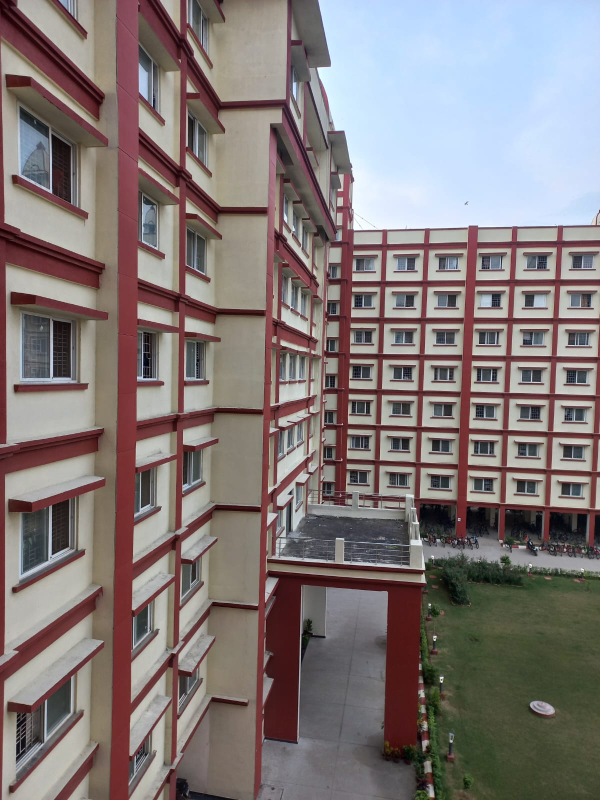
#> input picture c.jpeg, 1200 x 1600 px (shown at 1/2 size)
$ python final.py
#> lines starting #> are read from the running program, lines starting #| are printed output that depends on the picture
import imutils
import cv2
import numpy as np

# Defining the required functions
class Panaroma:

    def image_stitch(self, images, lowe_ratio=0.75, max_Threshold=4.0,match_status=False):

        #detect the features and keypoints from SIFT
        (imageB, imageA) = images
        (KeypointsA, features_of_A) = self.Detect_Feature_And_KeyPoints(imageA)
        (KeypointsB, features_of_B) = self.Detect_Feature_And_KeyPoints(imageB)

        #got the valid matched points
        Values = self.matchKeypoints(KeypointsA, KeypointsB,features_of_A, features_of_B, lowe_ratio, max_Threshold)

        if Values is None:
            return None

        #to get perspective of image using computed homography
        (matches, Homography, status) = Values
        result_image = self.getwarp_perspective(imageA,imageB,Homography)
        result_image[0:imageB.shape[0], 0:imageB.shape[1]] = imageB

        # check to see if the keypoint matches should be visualized
        if match_status:
            vis = self.draw_Matches(imageA, imageB, KeypointsA, KeypointsB, matches,status)

            return (result_image, vis)

        return result_image

    def getwarp_perspective(self,imageA,imageB,Homography):
        val = imageA.shape[1] + imageB.shape[1]
        result_image = cv2.warpPerspective(imageA, Homography, (val , imageA.shape[0]))

        return result_image

    def Detect_Feature_And_KeyPoints(self, image):
        gray = cv2.cvtColor(image, cv2.COLOR_BGR2GRAY)

        # detect and extract features from the image
        descriptors = cv2.xfeatures2d.SIFT_create()
        (Keypoints, features) = descriptors.detectAndCompute(image, None)

        Keypoints = np.float32([i.pt for i in Keypoints])
        return (Keypoints, features)

    def get_Allpossible_Match(self,featuresA,featuresB):

        # compute the all matches using euclidean distance and opencv provide
        #DescriptorMatcher_create() function for that
        match_instance = cv2.DescriptorMatcher_create("BruteForce")
        All_Matches = match_instance.knnMatch(featuresA, featuresB, 2)

        return All_Matches

    def All_validmatches(self,AllMatches,lowe_ratio):
        #to get all valid matches according to lowe concept..
        valid_matches = []

        for val in AllMatches:
            if len(val) == 2 and val[0].distance < val[1].distance * lowe_ratio:
                valid_matches.append((val[0].trainIdx, val[0].queryIdx))

        return valid_matches

    def Compute_Homography(self,pointsA,pointsB,max_Threshold):
        #to compute homography using points in both images

        (H, status) = cv2.findHomography(pointsA, pointsB, cv2.RANSAC, max_Threshold)
        return (H,status)

    def matchKeypoints(self, KeypointsA, KeypointsB, featuresA, featuresB,lowe_ratio, max_Threshold):

        AllMatches = self.get_Allpossible_Match(featuresA,featuresB);
        valid_matches = self.All_validmatches(AllMatches,lowe_ratio)

        if len(valid_matches) > 4:
            # construct the two sets of points
            pointsA = np.float32([KeypointsA[i] for (_,i) in valid_matches])
            pointsB = np.float32([KeypointsB[i] for (i,_) in valid_matches])

            (Homograpgy, status) = self.Compute_Homography(pointsA, pointsB, max_Threshold)

            return (valid_matches, Homograpgy, status)
        else:
            return None

    def get_image_dimension(self,image):
        (h,w) = image.shape[:2]
        return (h,w)

    def get_points(self,imageA,imageB):

        (hA, wA) = self.get_image_dimension(imageA)
        (hB, wB) = self.get_image_dimension(imageB)
        vis = np.zeros((max(hA, hB), wA + wB, 3), dtype="uint8")
        vis[0:hA, 0:wA] = imageA
        vis[0:hB, wA:] = imageB

        return vis


    # This method is used to draw lines on the panorama component images to show matching features
    def draw_Matches(self, imageA, imageB, KeypointsA, KeypointsB, matches, status):

        (hA,wA) = self.get_image_dimension(imageA)
        vis = self.get_points(imageA,imageB)

        # loop over the matches
        for ((trainIdx, queryIdx), s) in zip(matches, status):
            if s == 1:
                ptA = (int(KeypointsA[queryIdx][0]), int(KeypointsA[queryIdx][1]))
                ptB = (int(KeypointsB[trainIdx][0]) + wA, int(KeypointsB[trainIdx][1]))
                cv2.line(vis, ptA, ptB, (0, 255, 0), 1)

        return vis


#add filenames here

filename = ['c.jpeg', 'a.jpeg']
no_of_images = len(filename)

images = []

for i in range(no_of_images):
    images.append(cv2.imread(filename[i]))

#Resizing the Images

for i in range(no_of_images):
    images[i] = imutils.resize(images[i],height=600, width=600)
#> after the loop, images = 2 items

#Denoising the Images
#for i in range(no_of_images):
#   images[i] = cv2.fastNlMeansDenoisingColored(images[i], None,10,10,7,21)


panaroma = Panaroma()
if no_of_images==2:
    (result, matched_points) = panaroma.image_stitch([images[0], images[1]], match_status=True)
#> in image_stitch, `(imageB, imageA) = images`:
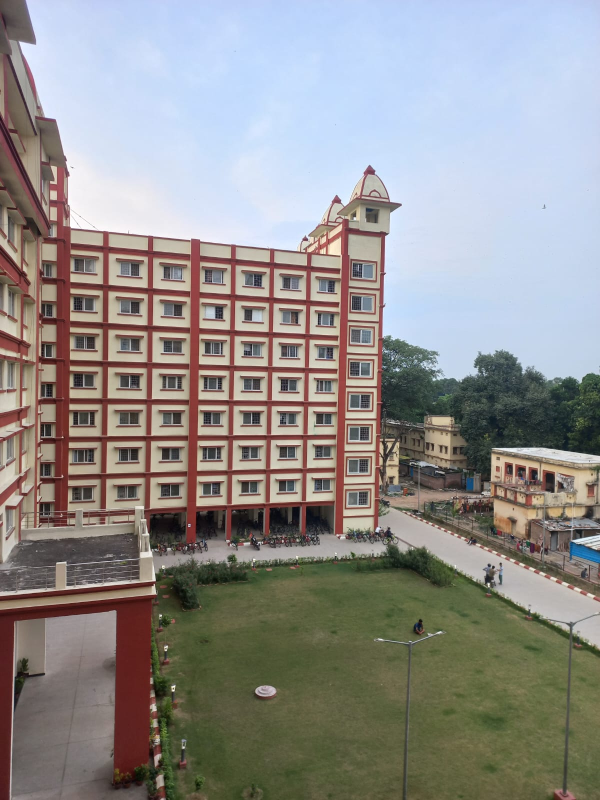
#> imageA: shape (800, 600, 3); mean of channels 0, 1, 2 141, 142.8, 144.9; drawn as B, G, R
#> in Detect_Feature_And_KeyPoints, `gray = cv2.cvtColor(image, cv2.COLOR_BGR2GRAY)`:
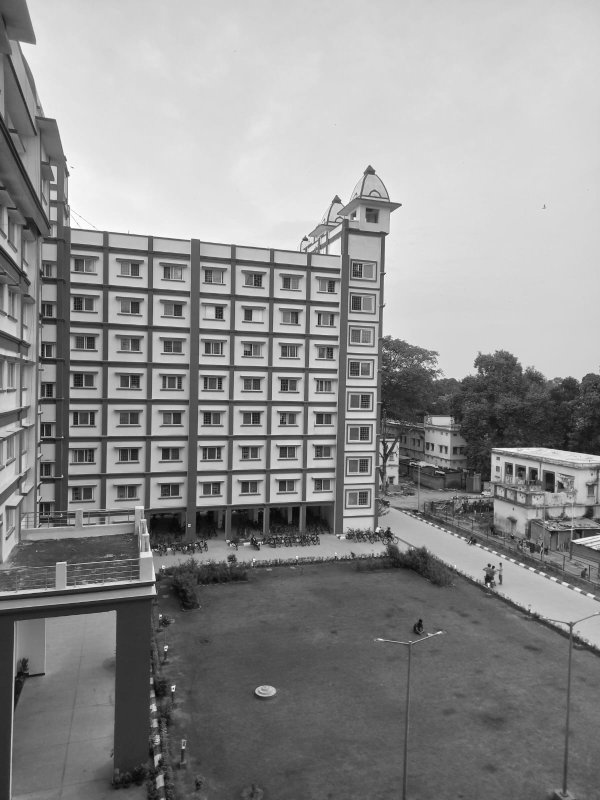
#> gray: shape (800, 600); min 6, max 255, mean 143.2
#> in Detect_Feature_And_KeyPoints, `(Keypoints, features) = descriptors.detectAndCompute(image, None)`: Keypoints = 2369 keypoints; strongest (x, y, size): (488, 584, 1.8), (305, 239, 3), (153, 707, 4.8), (153, 591, 5.4)
#> in Detect_Feature_And_KeyPoints, `Keypoints = np.float32([i.pt for i in Keypoints])`: Keypoints = 2369 pairs, first value 2.39 to 596.6, second value 37.78 to 796.1
#> in image_stitch, `(KeypointsA, features_of_A) = self.Detect_Feature_And_KeyPoints(imageA)`: KeypointsA has the same summary as Keypoints in Detect_Feature_And_KeyPoints
#> in Detect_Feature_And_KeyPoints (call 2), `gray = cv2.cvtColor(image, cv2.COLOR_BGR2GRAY)`:
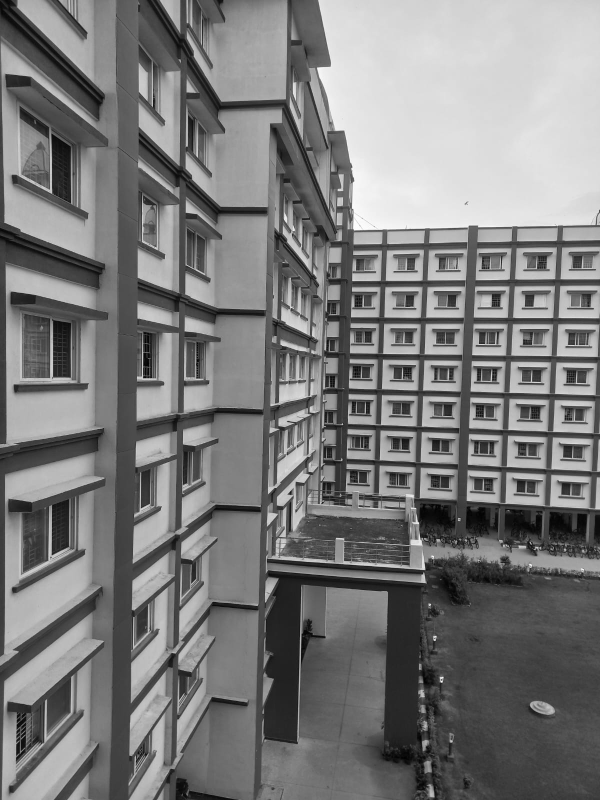
#> gray: shape (800, 600); min 1, max 254, mean 123.4
#> in Detect_Feature_And_KeyPoints (call 2), `(Keypoints, features) = descriptors.detectAndCompute(image, None)`: Keypoints = 2179 keypoints; strongest (x, y, size): (290, 493, 2.4), (441, 678, 2.1), (423, 568, 3), (422, 579, 5.3)
#> in Detect_Feature_And_KeyPoints (call 2), `Keypoints = np.float32([i.pt for i in Keypoints])`: Keypoints = 2179 pairs, first value 2.3 to 597.2, second value 4.96 to 794.9
#> in image_stitch, `(KeypointsB, features_of_B) = self.Detect_Feature_And_KeyPoints(imageB)`: KeypointsB has the same summary as Keypoints in Detect_Feature_And_KeyPoints
#> in get_Allpossible_Match, `All_Matches = match_instance.knnMatch(featuresA, featuresB, 2)`: All_Matches = 2369 matches
#> after the loop in All_validmatches, `for val in AllMatches:`: valid_matches = 555 pairs, first value 3 to 2141, second value 5 to 2193
#> in matchKeypoints, `pointsA = np.float32([KeypointsA[i] for (_,i) in valid_matches])`: pointsA = 555 pairs, first value 4.47 to 536.4, second value 37.78 to 793.6
#> in matchKeypoints, `pointsB = np.float32([KeypointsB[i] for (i,_) in valid_matches])`: pointsB = 555 pairs, first value 6.97 to 580, second value 62.57 to 790.6
#> in Compute_Homography, `(H, status) = cv2.findHomography(pointsA, pointsB, cv2.RANSAC, max_Thr..`: H = [[0.549, -0.00698, 299], [-0.284, 0.893, 35.75], [-0.000758, 2.25e-05, 1]]; status = 555 values, max 1 at index 0, min 0 at index 3, mean 0.795
#> in matchKeypoints, `(Homograpgy, status) = self.Compute_Homography(pointsA, pointsB, max_T..`: Homograpgy has the same summary as H in Compute_Homography
#> in image_stitch, `(matches, Homography, status) = Values`: matches has the same summary as valid_matches in All_validmatches; Homography has the same summary as H in Compute_Homography
#> in image_stitch, `result_image[0:imageB.shape[0], 0:imageB.shape[1]] = imageB`:
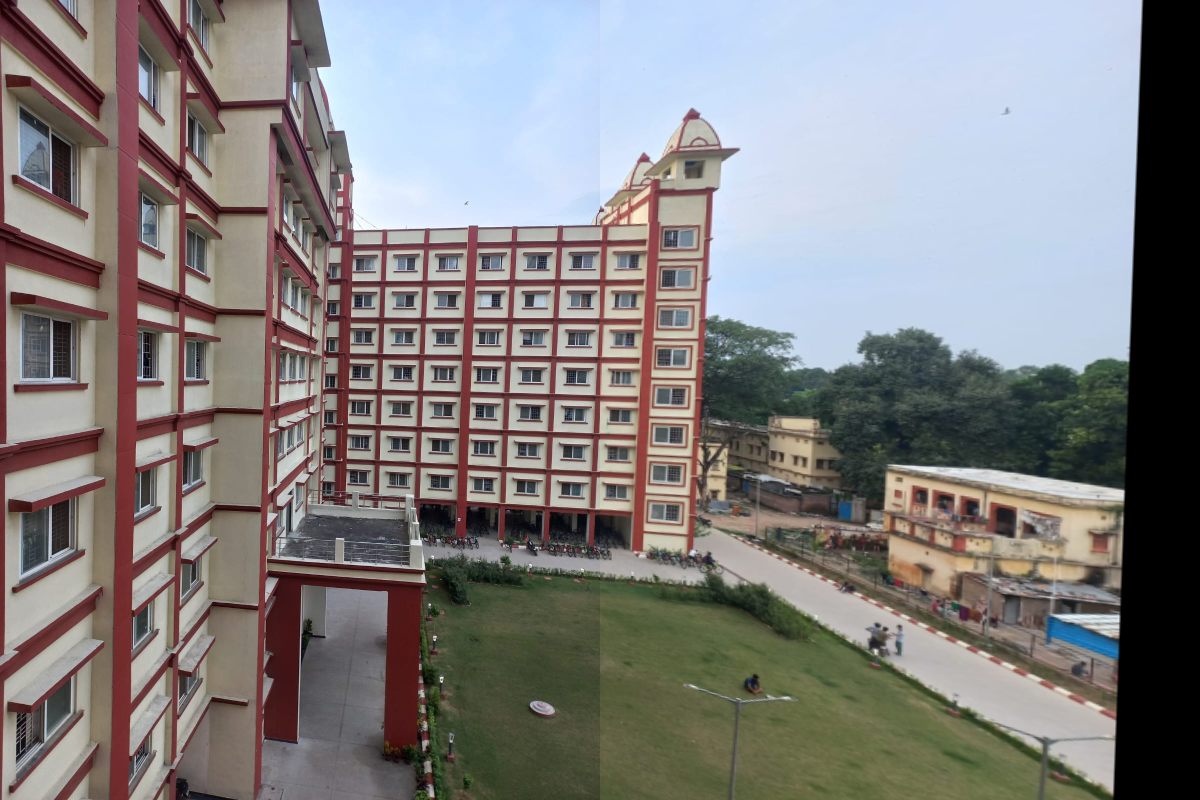
#> result_image: shape (800, 1200, 3); mean of channels 0, 1, 2 127.3, 127.5, 130.2; drawn as B, G, R
#> in draw_Matches, `(hA,wA) = self.get_image_dimension(imageA)`: hA = 800; wA = 600
#> in get_points, `(hA, wA) = self.get_image_dimension(imageA)`: hA = 800; wA = 600
#> in get_points, `(hB, wB) = self.get_image_dimension(imageB)`: hB = 800; wB = 600
#> in get_points, `vis[0:hB, wA:] = imageB`:
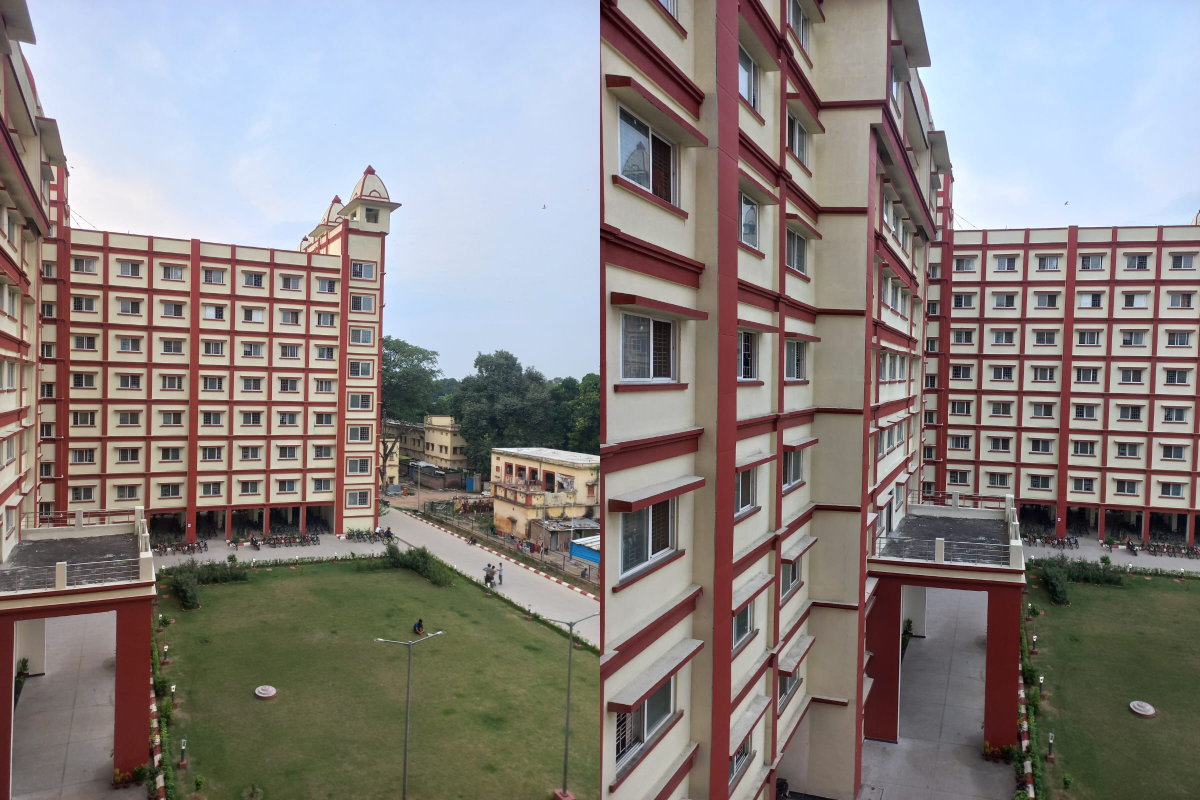
#> vis: shape (800, 1200, 3); mean of channels 0, 1, 2 130.4, 131.7, 137.6; drawn as B, G, R
#> the loop in draw_Matches, `for ((trainIdx, queryIdx), s) in zip(matches, status):` made 555 passes
#> (trainIdx, queryIdx, s, ptA, ptB) on passes 1, 2, 3, 6, 7, 8, 9, 10, 11, 12, 13, 14: (943, 5, [1], (4, 273), (898, 277)), (928, 8, [1], (4, 442), (896, 426)), (936, 11, [1], (5, 386), (897, 378)), (950, 30, [1], (8, 390), (899, 381)), (994, 38, [1], (10, 125), (907, 145)), (1000, 39, [1], (11, 134), (907, 152)), (968, 40, [1], (11, 364), (902, 358)), (952, 41, [1], (11, 558), (899, 528)), (1026, 44, [1], (11, 42), (911, 70)), (960, 46, [1], (12, 427), (901, 413)), (974, 51, [1], (13, 396), (903, 386)), (1005, 54, [1], (13, 175), (908, 189))
#> (ptA, ptB) on passes 61 to 66: ((24, 222), (915, 230)), ((24, 222), (915, 230)), ((24, 338), (912, 335)), ((24, 227), (915, 234)), ((24, 494), (910, 473)), ((24, 268), (914, 272))
#> after the loop in draw_Matches, `for ((trainIdx, queryIdx), s) in zip(matches, status):`:
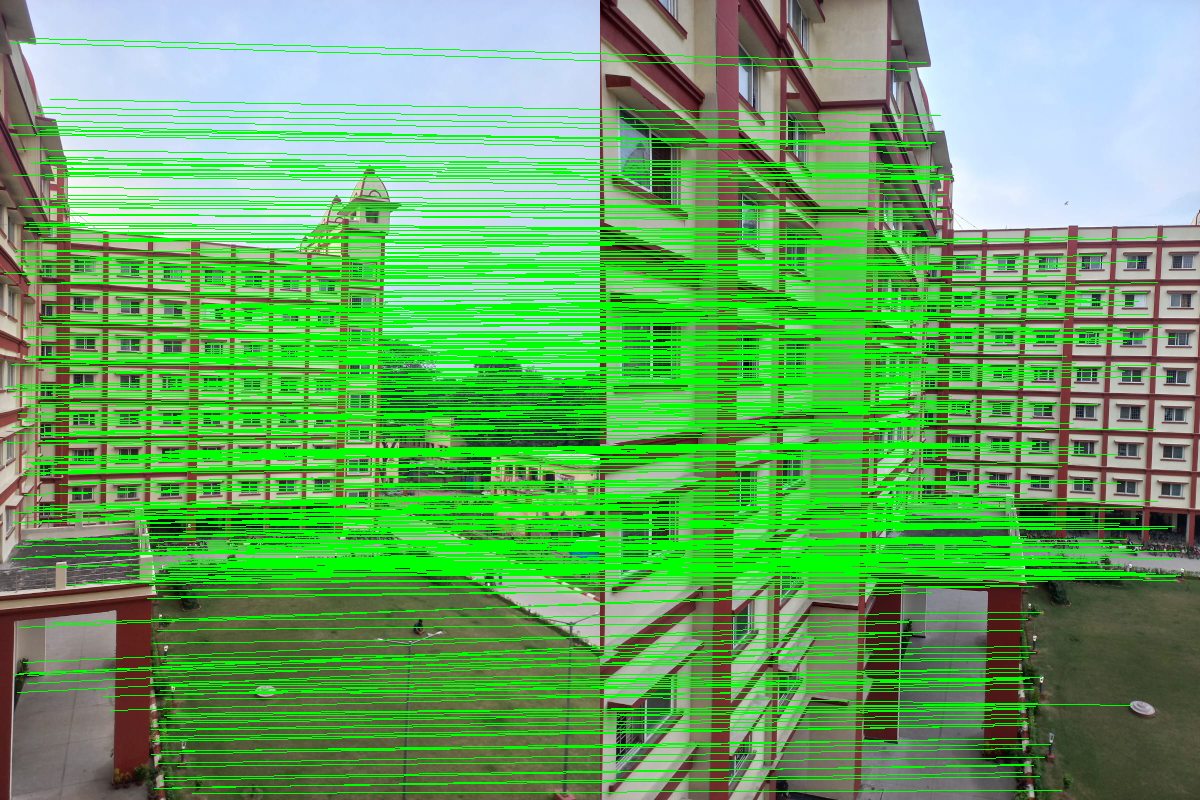
#> vis: shape (800, 1200, 3); mean of channels 0, 1, 2 99.1, 166.1, 102.6; drawn as B, G, R
else:
    (result, matched_points) = panaroma.image_stitch([images[no_of_images-2], images[no_of_images-1]], match_status=True)
    for i in range(no_of_images - 2):
        (result, matched_points) = panaroma.image_stitch([images[no_of_images-i-3],result], match_status=True)

#tdisplay all the images that have been passed to be stitched - here I have chosen three photos from the internet
for i in range(no_of_images):
    cv2.imshow("Image {k}".format(k=i+1), images[i])

cv2.imshow("Keypoint Matches", matched_points)
cv2.imshow("Panorama", result)

#to write the images
cv2.imwrite("Matched_points.jpg",matched_points)
cv2.imwrite("Panorama_image.jpg",result)

cv2.waitKey(0)
cv2.destroyAllWindows()
